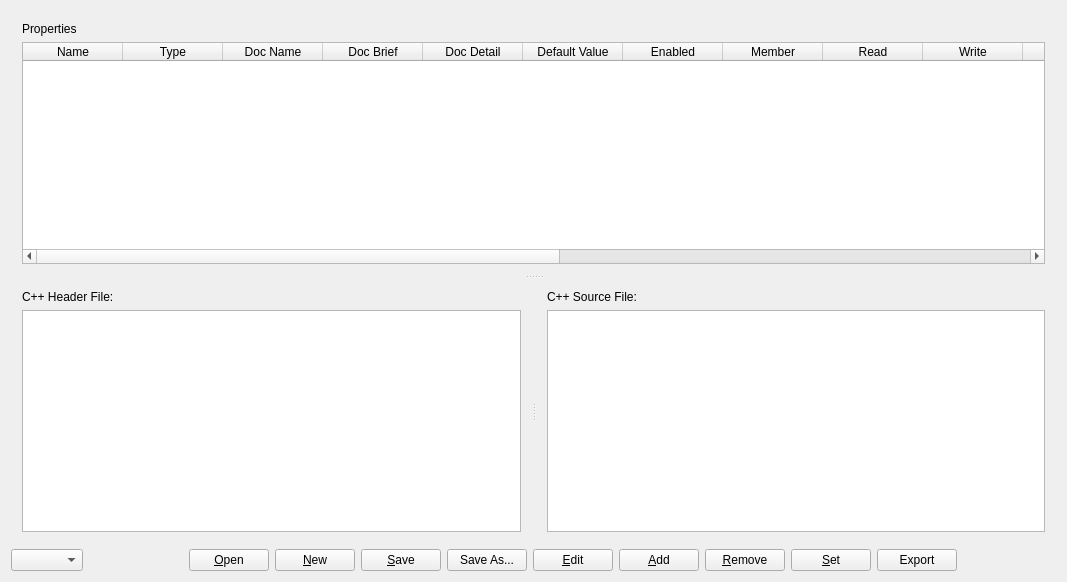
<?xml version="1.0" encoding="UTF-8"?>
<ui version="4.0">
 <class>WidgetMain</class>
 <widget class="QWidget" name="WidgetMain">
  <property name="geometry">
   <rect>
    <x>0</x>
    <y>0</y>
    <width>1067</width>
    <height>582</height>
   </rect>
  </property>
  <property name="windowTitle">
   <string>Qt Properties Code Generator</string>
  </property>
  <property name="locale">
   <locale language="C" country="AnyCountry"/>
  </property>
  <layout class="QVBoxLayout" name="verticalLayoutMain">
   <item>
    <widget class="QSplitter" name="splitterPrimary">
     <property name="orientation">
      <enum>Qt::Vertical</enum>
     </property>
     <widget class="QWidget" name="layoutWidget">
      <layout class="QVBoxLayout" name="verticalLayoutProperties">
       <item>
        <widget class="QLabel" name="labelProperties">
         <property name="sizePolicy">
          <sizepolicy hsizetype="Fixed" vsizetype="Fixed">
           <horstretch>0</horstretch>
           <verstretch>0</verstretch>
          </sizepolicy>
         </property>
         <property name="text">
          <string>Properties</string>
         </property>
        </widget>
       </item>
       <item>
        <widget class="QTableWidget" name="tableWidgetProperties">
         <property name="locale">
          <locale language="C" country="AnyCountry"/>
         </property>
         <property name="editTriggers">
          <set>QAbstractItemView::NoEditTriggers</set>
         </property>
         <property name="selectionMode">
          <enum>QAbstractItemView::SingleSelection</enum>
         </property>
         <property name="selectionBehavior">
          <enum>QAbstractItemView::SelectRows</enum>
         </property>
         <column>
          <property name="text">
           <string>Name</string>
          </property>
         </column>
         <column>
          <property name="text">
           <string>Type</string>
          </property>
         </column>
         <column>
          <property name="text">
           <string>Doc Name</string>
          </property>
         </column>
         <column>
          <property name="text">
           <string>Doc Brief</string>
          </property>
         </column>
         <column>
          <property name="text">
           <string>Doc Detail</string>
          </property>
         </column>
         <column>
          <property name="text">
           <string>Default Value</string>
          </property>
         </column>
         <column>
          <property name="text">
           <string>Enabled</string>
          </property>
         </column>
         <column>
          <property name="text">
           <string>Member</string>
          </property>
         </column>
         <column>
          <property name="text">
           <string>Read</string>
          </property>
         </column>
         <column>
          <property name="text">
           <string>Write</string>
          </property>
         </column>
         <column>
          <property name="text">
           <string>Reset</string>
          </property>
         </column>
         <column>
          <property name="text">
           <string>Notify</string>
          </property>
         </column>
         <column>
          <property name="text">
           <string>Revision</string>
          </property>
         </column>
         <column>
          <property name="text">
           <string>Designable</string>
          </property>
         </column>
         <column>
          <property name="text">
           <string>Scriptable</string>
          </property>
         </column>
         <column>
          <property name="text">
           <string>Stored</string>
          </property>
         </column>
         <column>
          <property name="text">
           <string>User</string>
          </property>
         </column>
         <column>
          <property name="text">
           <string>Constant</string>
          </property>
         </column>
         <column>
          <property name="text">
           <string>Final</string>
          </property>
         </column>
        </widget>
       </item>
      </layout>
     </widget>
     <widget class="QSplitter" name="splitterGeneratedCode">
      <property name="orientation">
       <enum>Qt::Horizontal</enum>
      </property>
      <widget class="QWidget" name="layoutWidgetCppDeclares">
       <layout class="QVBoxLayout" name="verticalLayoutCppDeclares">
        <item>
         <widget class="QLabel" name="labelCppDeclares">
          <property name="sizePolicy">
           <sizepolicy hsizetype="Fixed" vsizetype="Fixed">
            <horstretch>0</horstretch>
            <verstretch>0</verstretch>
           </sizepolicy>
          </property>
          <property name="text">
           <string>C++ Header File:</string>
          </property>
         </widget>
        </item>
        <item>
         <widget class="QTextBrowser" name="textBrowserCppDeclares">
          <property name="undoRedoEnabled">
           <bool>true</bool>
          </property>
          <property name="readOnly">
           <bool>false</bool>
          </property>
         </widget>
        </item>
       </layout>
      </widget>
      <widget class="QWidget" name="layoutWidgetCppDefines">
       <layout class="QVBoxLayout" name="verticalLayoutCppDefines">
        <item>
         <widget class="QLabel" name="labelCppDefines">
          <property name="sizePolicy">
           <sizepolicy hsizetype="Fixed" vsizetype="Fixed">
            <horstretch>0</horstretch>
            <verstretch>0</verstretch>
           </sizepolicy>
          </property>
          <property name="text">
           <string>C++ Source File:</string>
          </property>
         </widget>
        </item>
        <item>
         <widget class="QTextBrowser" name="textBrowserCppDefines">
          <property name="undoRedoEnabled">
           <bool>true</bool>
          </property>
          <property name="readOnly">
           <bool>false</bool>
          </property>
         </widget>
        </item>
       </layout>
      </widget>
     </widget>
    </widget>
   </item>
   <item>
    <layout class="QHBoxLayout" name="horizontalLayoutButtons">
     <item>
      <widget class="QComboBox" name="comboBoxSelectPropertiesGroups"/>
     </item>
     <item>
      <spacer name="horizontalSpacer">
       <property name="orientation">
        <enum>Qt::Horizontal</enum>
       </property>
       <property name="sizeHint" stdset="0">
        <size>
         <width>40</width>
         <height>20</height>
        </size>
       </property>
      </spacer>
     </item>
     <item>
      <widget class="QPushButton" name="pushButtonOpenProject">
       <property name="text">
        <string>&amp;Open</string>
       </property>
      </widget>
     </item>
     <item>
      <widget class="QPushButton" name="pushButtonNewProject">
       <property name="text">
        <string>&amp;New</string>
       </property>
      </widget>
     </item>
     <item>
      <widget class="QPushButton" name="pushButtonSaveProject">
       <property name="text">
        <string>&amp;Save</string>
       </property>
      </widget>
     </item>
     <item>
      <widget class="QPushButton" name="pushButtonSaveProjectAs">
       <property name="text">
        <string>Save As...</string>
       </property>
      </widget>
     </item>
     <item>
      <widget class="QPushButton" name="pushButtonEditProperty">
       <property name="text">
        <string>&amp;Edit</string>
       </property>
      </widget>
     </item>
     <item>
      <widget class="QPushButton" name="pushButtonAddProperty">
       <property name="text">
        <string>&amp;Add</string>
       </property>
      </widget>
     </item>
     <item>
      <widget class="QPushButton" name="pushButtonRemoveProperty">
       <property name="text">
        <string>&amp;Remove</string>
       </property>
      </widget>
     </item>
     <item>
      <widget class="QPushButton" name="pushButtonSetProject">
       <property name="text">
        <string>&amp;Set</string>
       </property>
      </widget>
     </item>
     <item>
      <widget class="QPushButton" name="pushButtonExportClass">
       <property name="text">
        <string>Export</string>
       </property>
      </widget>
     </item>
     <item>
      <spacer name="horizontalSpacer_2">
       <property name="orientation">
        <enum>Qt::Horizontal</enum>
       </property>
       <property name="sizeHint" stdset="0">
        <size>
         <width>40</width>
         <height>20</height>
        </size>
       </property>
      </spacer>
     </item>
    </layout>
   </item>
  </layout>
 </widget>
 <layoutdefault spacing="6" margin="11"/>
 <tabstops>
  <tabstop>tableWidgetProperties</tabstop>
  <tabstop>textBrowserCppDeclares</tabstop>
  <tabstop>textBrowserCppDefines</tabstop>
  <tabstop>comboBoxSelectPropertiesGroups</tabstop>
  <tabstop>pushButtonOpenProject</tabstop>
  <tabstop>pushButtonNewProject</tabstop>
  <tabstop>pushButtonSaveProject</tabstop>
  <tabstop>pushButtonSaveProjectAs</tabstop>
  <tabstop>pushButtonEditProperty</tabstop>
  <tabstop>pushButtonAddProperty</tabstop>
  <tabstop>pushButtonRemoveProperty</tabstop>
  <tabstop>pushButtonSetProject</tabstop>
  <tabstop>pushButtonExportClass</tabstop>
 </tabstops>
 <resources/>
 <connections/>
</ui>
